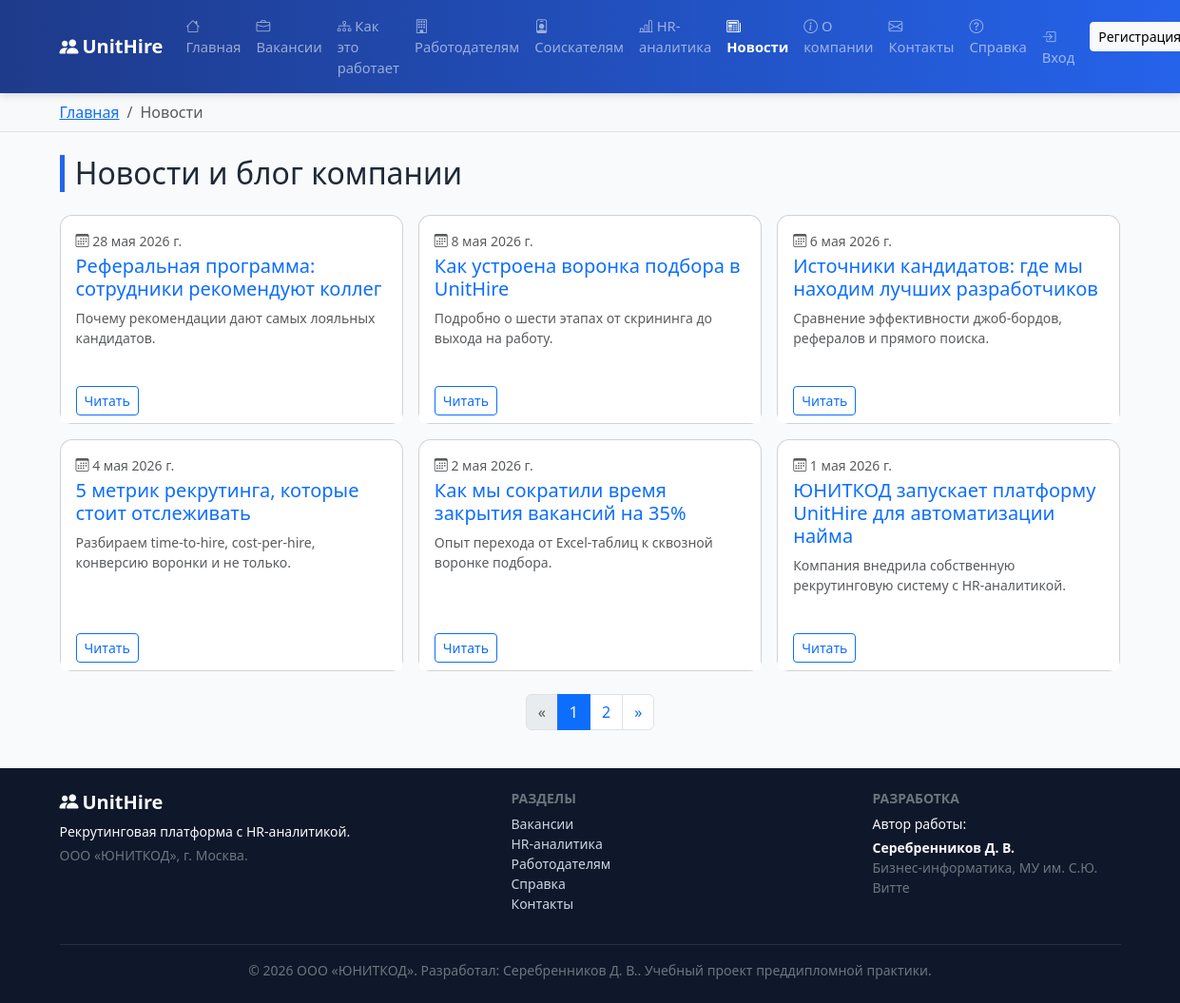
Page /news/ on the committed database.
### core/models.py (models this page shows, shortened)
class Article(models.Model):
    title = models.CharField("Заголовок", max_length=200)
    slug = models.SlugField("Ссылка (slug)", max_length=210, unique=True)
    summary = models.CharField("Краткое описание", max_length=300)
    body = models.TextField("Текст статьи")
    author_name = models.CharField("Автор", max_length=120,
                                   default="Пресс-служба ЮНИТКОД")
    published_at = models.DateField("Дата публикации", default=timezone.localdate)
    is_published = models.BooleanField("Опубликовано", default=True)
    class Meta:
        verbose_name = "Статья/новость"
        verbose_name_plural = "Статьи и новости"
        ordering = ["-published_at"]
    def get_absolute_url(self):
        return reverse("news_detail", args=[self.slug])

### core/views.py (the view)
# urls.py: path("news/", views.news, name="news"),
def news(request):
    qs = Article.objects.filter(is_published=True)
    paginator = Paginator(qs, 6)
    page = paginator.get_page(request.GET.get("page"))
    return render(request, "public/news.html",
                  {"breadcrumbs": _crumbs(("Главная", reverse("home")),
                                          ("Новости", None)),
                   "page_obj": page})

### core/context_processors.py (called while the page is built)
def site_globals(request):
    return {
        "MAIN_MENU": MAIN_MENU,
        "SITE_AUTHOR": settings.SITE_AUTHOR,
        "SITE_AUTHOR_FULL": settings.SITE_AUTHOR_FULL,
        "SITE_ORG": settings.SITE_ORG,
        "SITE_NAME": settings.SITE_NAME,
        "SITE_TAGLINE": settings.SITE_TAGLINE,
        "CURRENT_YEAR": timezone.localdate().year,
    }

### core/views.py (called while the page is built)
def _crumbs(*pairs):
    return list(pairs)

### templates/public/news.html (shortened to what this page needs)
{% extends 'base.html' %}
{% block content %}
<h2 class="section-title mb-4">Новости и блог компании</h2>
<div class="row g-3">
  {% for a in page_obj %}
  <div class="col-md-6 col-lg-4">
    <div class="card h-100">
      <div class="card-body">
        <p class="small text-muted mb-1"><i class="bi bi-calendar3"></i> {{ a.published_at }}</p>
        <h5><a class="text-decoration-none" href="{{ a.get_absolute_url }}">{{ a.title }}</a></h5>
        <p class="text-muted small">{{ a.summary }}</p>
      </div>
      <div class="card-footer bg-white border-0">
        <a href="{{ a.get_absolute_url }}" class="btn btn-sm btn-outline-primary">Читать</a>
      </div>
    </div>
  </div>
  {% empty %}
    <p class="text-muted">Новостей пока нет.</p>
  {% endfor %}
</div>
{% include 'partials/_pagination.html' %}
{% endblock %}

### static/css/styles.css (style rules this page uses)
:root { --unit-primary: #2563eb; --unit-primary-dark: #1e3a8a; --unit-accent: #16a34a; --unit-dark: #0f172a; }
body { font-family: "Segoe UI", Roboto, "Helvetica Neue", Arial, sans-serif; color: #1f2937; background: #f8fafc; }
.card { border-radius: .8rem; }
.section-title { border-left: 5px solid var(--unit-primary); padding-left: .7rem; }

### rows in the picture
Article: published_at "28 мая 2026 г.", title "Реферальная программа: сотрудники рекомендуют коллег", summary "Почему рекомендации дают самых лояльных кандидатов."
Article: published_at "8 мая 2026 г.", title "Как устроена воронка подбора в UnitHire", summary "Подробно о шести этапах от скрининга до выхода на работу."
Article: published_at "6 мая 2026 г.", title "Источники кандидатов: где мы находим лучших разработчиков", summary "Сравнение эффективности джоб-бордов, рефералов и прямого поиска."
Article: published_at "4 мая 2026 г.", title "5 метрик рекрутинга, которые стоит отслеживать", summary "Разбираем time-to-hire, cost-per-hire, конверсию воронки и не только."
Article: published_at "2 мая 2026 г.", title "Как мы сократили время закрытия вакансий на 35%", summary "Опыт перехода от Excel-таблиц к сквозной воронке подбора."
Article: published_at "1 мая 2026 г.", title "ЮНИТКОД запускает платформу UnitHire для автоматизации найма", summary "Компания внедрила собственную рекрутинговую систему с HR-аналитикой."

### other values in the picture
{{ SITE_NAME }} "UnitHire"
{{ label }} "Главная" "Вакансии" "Как это работает" "Работодателям" "Соискателям" "HR-аналитика" "Новости" "О компании" "Контакты" "Справка"
{{ label }} "Главная"
{{ label }} "Новости"
{{ num }} "1"
{{ num }} "2"
{{ SITE_TAGLINE }} "Рекрутинговая платформа с HR-аналитикой"
{{ SITE_ORG }} "ООО «ЮНИТКОД»"
{{ SITE_AUTHOR }} "Серебренников Д. В."
{{ CURRENT_YEAR }} "2026"
